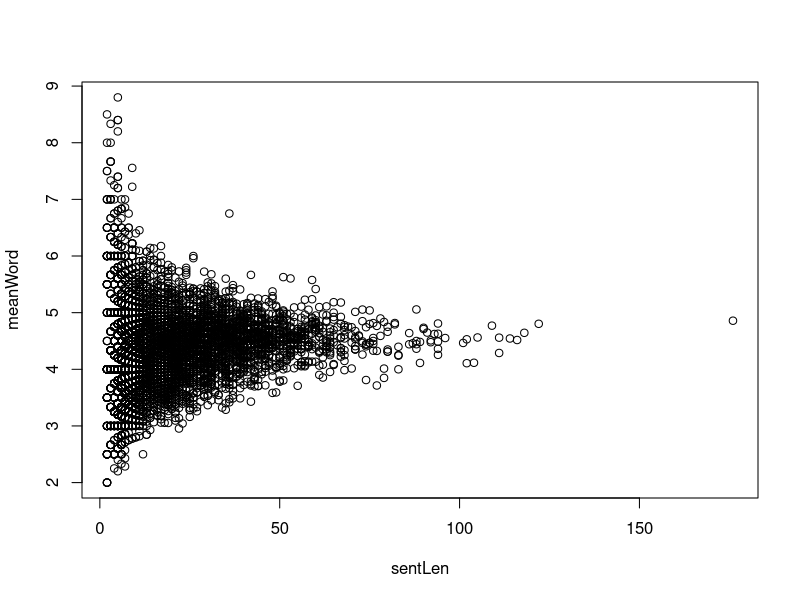
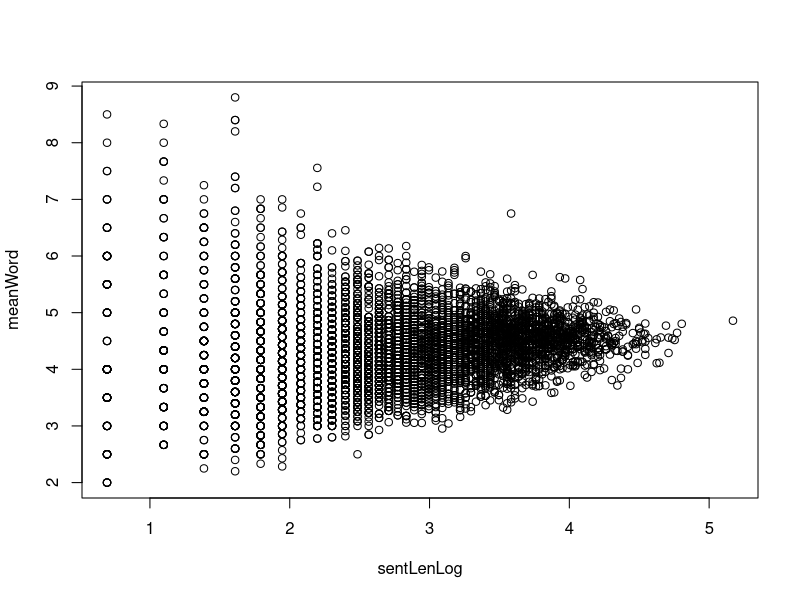
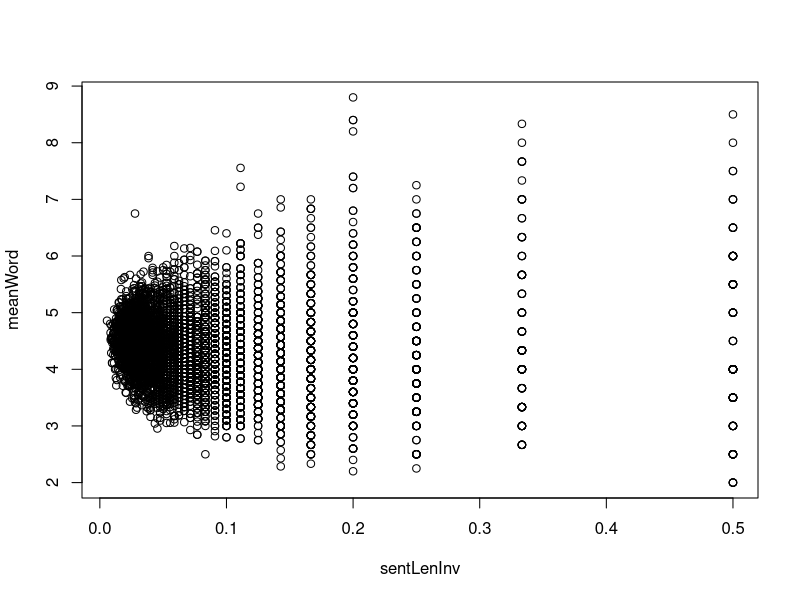
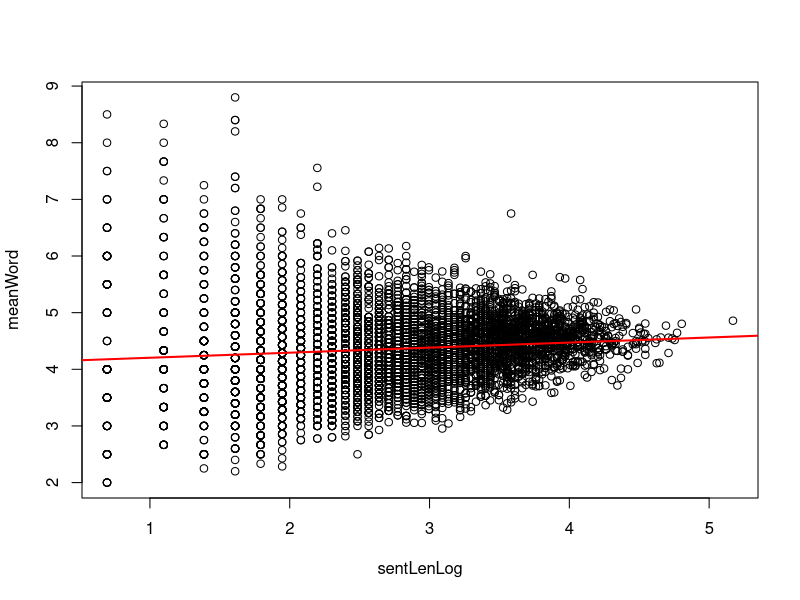
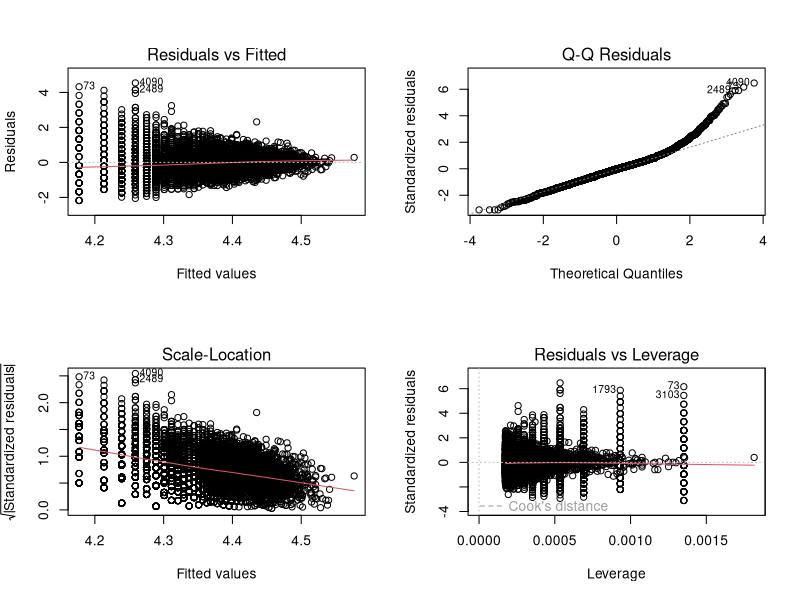

Write R code to recreate these figures, in order.
## ---- chunk 1
cities <- read.csv('Best Cities.csv')
pleasantness <- function(x)
{
    bachelor = as.numeric(x[1])	
    income = as.numeric(x[4])
    housing = as.numeric(x[8])
    maxTemp = as.numeric(x[17])
    minTemp = as.numeric(x[18])
    (bachelor^2 + income + housing*2) / (maxTemp + minTemp) 

}
#c.
# I am skipping the first column intentionally
apply(cities[,2:length(cities)], 2, pleasantness)
## ---- chunk 2
aMourner <- c(3, 7, 8, 3, 7, 3, 3, 6, 2, 3, 3, 2, 3, 4, 3, 8, 10, 2, 3, 3, 7, 4, 2, 10, 6, 3, 4, 9, 3, 6, 4, 2, 4, 2, 6, 4, 3, 7, 5, 2, 5, 4, 8, 11, 2, 6, 4, 4, 3, 3, 7, 2, 7, 3, 4, 2, 11, 2, 6, 5, 4, 8, 2, 3, 7, 2, 4, 6, 4, 3, 5, 6, 2, 3, 5, 10, 5, 6, 5, 4, 8, 8, 7, 2, 3, 8, 7, 2, 3, 6, 3, 6, 2, 3, 9, 3, 6, 4, 3, 3, 7, 3, 5, 2, 9, 3, 8, 8, 2, 6, 4, 3, 4, 5, 2, 3, 3, 4, 2, 7, 5, 6, 8, 4, 3, 7, 6, 6, 5, 2, 3, 6, 12, 6, 6, 2, 5, 5, 5, 6, 2, 5, 2, 3, 1, 7, 6, 3, 5, 4, 4, 1, 6, 3, 1, 7)

t.test(aMourner, mu=4.69, alternative='two.sided')
## ---- chunk 3
#a
pp = read.csv('pride_and_prejudice.csv')
sentLen = pp[[1]]
meanWord = pp[[2]]
plot(meanWord ~ sentLen)

#b
sentLenLog = log(sentLen)
plot(meanWord ~ sentLenLog)
##Trying inverse as another option
sentLenInv = 1 / sentLen
plot(meanWord ~ sentLenInv)

#c
model = lm(meanWord ~ sentLenLog)
model
plot(meanWord ~ sentLenLog)
summary(model)
#d
abline(model, col='red', lwd=2)

#e
par(mfrow = c(2,2))
plot(model)

